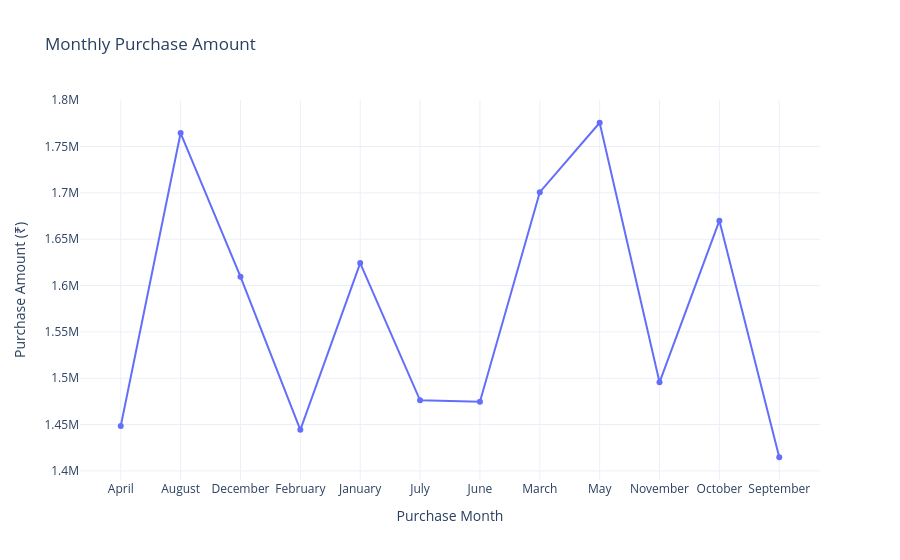

The notebook cell this image was saved under:
### Code cell
monthly_purchase = customers_shopping.groupby(
    ["Month_Name"],
    as_index=False,
).agg(
    purchase_amount=("Purchase Amount (₹)", "sum"),
)

fig_monthly_purchase = px.line(
    monthly_purchase,
    x="Month_Name",
    y="purchase_amount",
    hover_name="Month_Name",
    markers = True,
    hover_data={
        "Month_Name": False,
        "purchase_amount": ":,.2f",
    },
    labels={
        "Month_Name":"Purchase Month",
        "purchase_amount":"Purchase Amount (₹)",
    },
    title="Monthly Purchase Amount",
    template = "plotly_white"
)

fig_monthly_purchase.show()

### Figure 1 — Plotly figure (JSON) as saved in the notebook; plotly's stock layout.template omitted (floating-point values rounded to 4 significant figures)
{"data": [{"hovertemplate": "<b>%{hovertext}</b><br><br>Purchase Amount (₹)=%{y:,.2f}<extra></extra>", "hovertext": ["April", "August", "December", "February", "January", "July", "June", "March", "May", "November", "October", "September"], "legendgroup": "", "line": {"color": "#636efa", "dash": "solid"}, "marker": {"symbol": "circle"}, "mode": "lines+markers", "name": "", "orientation": "v", "showlegend": false, "type": "scatter", "x": ["April", "August", "December", "February", "January", "July", "June", "March", "May", "November", "October", "September"], "xaxis": "x", "y": [1448373, 1764567, 1609601, 1444349, 1624300, 1476154, 1474677, 1700784, 1775695, 1495572, 1670030, 1414718], "yaxis": "y"}], "layout": {"legend": {"tracegroupgap": 0}, "title": {"text": "Monthly Purchase Amount"}, "xaxis": {"anchor": "y", "domain": [0, 1], "title": {"text": "Purchase Month"}}, "yaxis": {"anchor": "x", "domain": [0, 1], "title": {"text": "Purchase Amount (₹)"}}}}
